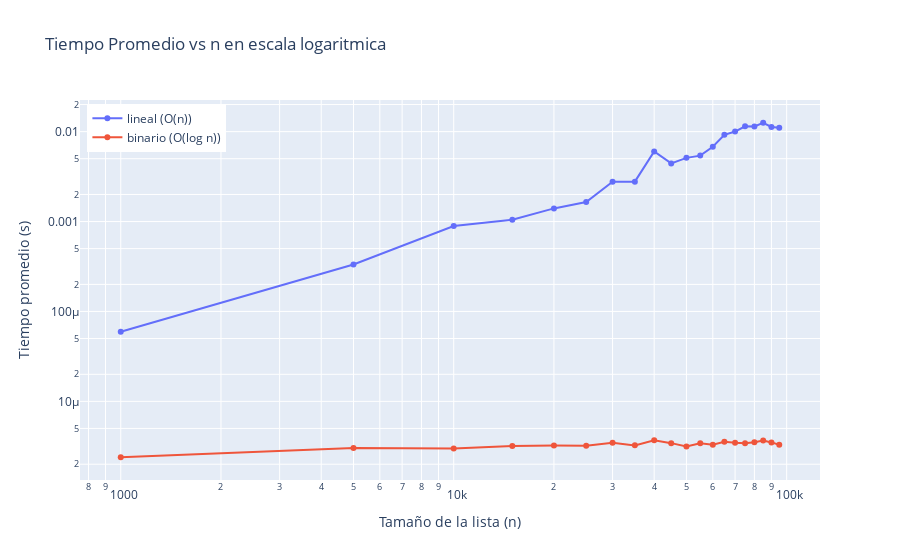

Write notebook code for a chart like this one.
### Code cell
import plotly.graph_objs as go
# Datos de ejemplo obtenidos de la celda anterior (ajusta si tienes otros valores):
sizes2 = [1000, 5000, 10000, 15000, 20000, 25000, 30000, 35000, 40000, 45000, 50000, 55000, 60000, 65000, 70000, 75000, 80000, 85000, 90000, 95000]
mean_bub = []
mean_timsort = []
for n in sizes2:
    data = sorted(rand_list(n, unique=True))
    print(f"\nLista ordenada de {n} elementos")
    target = data[-1]  # peor caso aprox. para lineal
    mean_lin, s_lin = timeit(linear_search, data, target, repeat=20)
    mean_bin, s_bin = timeit(binary_search, data, target, repeat=20)
    mean_bub.append(mean_lin)
    mean_timsort.append(mean_bin)

fig = go.Figure()
fig.add_trace(go.Scatter(x=sizes2, y=mean_bub, mode='lines+markers', name='lineal (O(n))'))
fig.add_trace(go.Scatter(x=sizes2, y=mean_timsort, mode='lines+markers', name='binario (O(log n))'))
fig.update_layout(title='Tiempo Promedio vs n en escala logaritmica',
                  xaxis_title='Tamaño de la lista (n)',
                  yaxis_title='Tiempo promedio (s)',
                  legend=dict(x=0.01, y=0.99))
#libreria de plotly
fig.update_yaxes(type="log") 
fig.update_xaxes(type="log")

### Figure 1 — Plotly figure (JSON) as saved in the notebook; plotly's stock layout.template omitted (floating-point values rounded to 4 significant figures)
{"data": [{"mode": "lines+markers", "name": "lineal (O(n))", "type": "scatter", "x": [1000, 5000, 10000, 15000, 20000, 25000, 30000, 35000, 40000, 45000, 50000, 55000, 60000, 65000, 70000, 75000, 80000, 85000, 90000, 95000], "y": [5.936e-05, 0.0003324, 0.0008902, 0.001045, 0.0014, 0.00165, 0.002767, 0.002777, 0.006018, 0.004432, 0.005109, 0.00541, 0.006786, 0.00921, 0.01001, 0.01147, 0.01139, 0.01255, 0.01128, 0.01102]}, {"mode": "lines+markers", "name": "binario (O(log n))", "type": "scatter", "x": [1000, 5000, 10000, 15000, 20000, 25000, 30000, 35000, 40000, 45000, 50000, 55000, 60000, 65000, 70000, 75000, 80000, 85000, 90000, 95000], "y": [2.39e-06, 3.025e-06, 2.99e-06, 3.19e-06, 3.22e-06, 3.205e-06, 3.46e-06, 3.24e-06, 3.685e-06, 3.43e-06, 3.155e-06, 3.425e-06, 3.3e-06, 3.555e-06, 3.47e-06, 3.415e-06, 3.5e-06, 3.675e-06, 3.495e-06, 3.29e-06]}], "layout": {"legend": {"x": 0.01, "y": 0.99}, "title": {"text": "Tiempo Promedio vs n en escala logaritmica"}, "xaxis": {"title": {"text": "Tamaño de la lista (n)"}, "type": "log"}, "yaxis": {"title": {"text": "Tiempo promedio (s)"}, "type": "log"}}}
